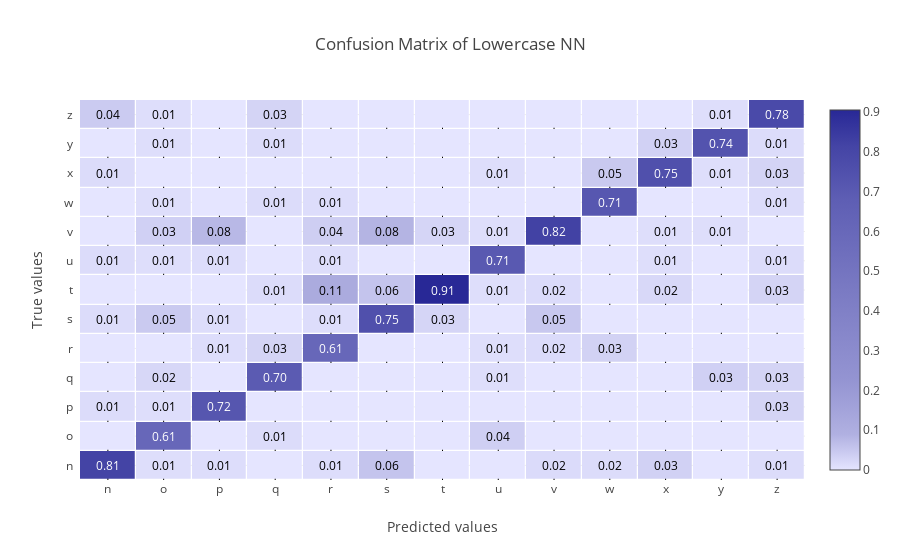
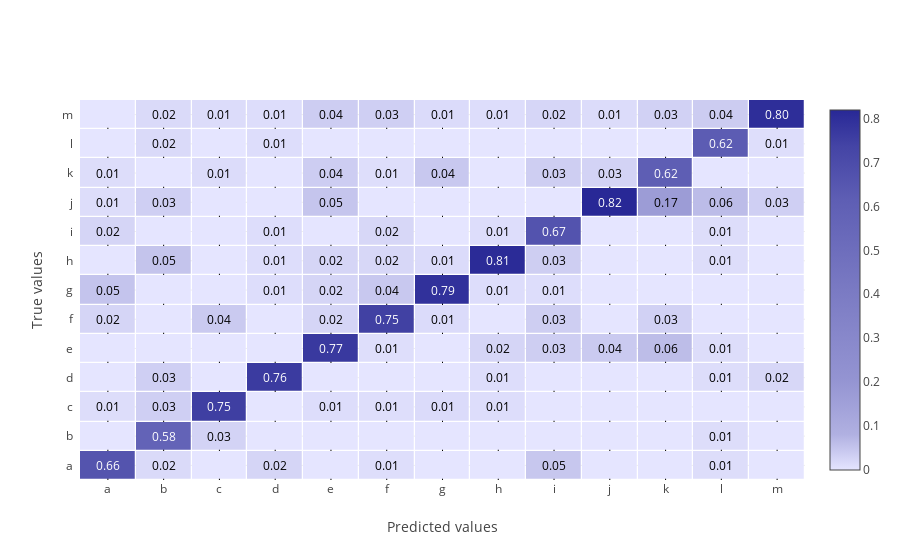

The code cell stored with these charts, in order, in its notebook:
### Code cell
plot_confusion_matrix(lc_confusion_matrix[13:, 13:], lc_labels[13:], title='Confusion Matrix of Lowercase NN')
plot_confusion_matrix(lc_confusion_matrix[:13, :13], lc_labels[:13])

### Figure 1 — Plotly figure (JSON) as saved in the notebook; plotly's stock layout.template omitted (floating-point values rounded to 4 significant figures; data arrays with more than 128 entries replaced by an {"elided": "..."} marker saying what was removed)
{"data": [{"colorbar": {"tickmode": "array"}, "colorscale": [[0, "#e5e5ff"], [0.05, "#cacaf0"], [0.1, "#b0b0e1"], [0.25, "#9494d2"], [0.5, "#7a7ac3"], [0.75, "#5e5eb4"], [0.9, "#4444a5"], [1, "#282896"]], "showscale": true, "type": "heatmap", "x": ["n", "o", "p", "q", "r", "s", "t", "u", "v", "w", "x", "y", "z"], "xgap": 1.25, "y": ["n", "o", "p", "q", "r", "s", "t", "u", "v", "w", "x", "y", "z"], "ygap": 1.25, "z": {"elided": "13x13 float values"}}], "layout": {"annotations": [{"font": {"color": "#FFFFFF"}, "showarrow": false, "text": "0.81", "x": "n", "xref": "x1", "y": "n", "yref": "y1"}, {"font": {"color": "#000000"}, "showarrow": false, "text": "0.01", "x": "o", "xref": "x1", "y": "n", "yref": "y1"}, {"font": {"color": "#000000"}, "showarrow": false, "text": "0.01", "x": "p", "xref": "x1", "y": "n", "yref": "y1"}, {"font": {"color": "#000000"}, "showarrow": false, "text": "", "x": "q", "xref": "x1", "y": "n", "yref": "y1"}, {"font": {"color": "#000000"}, "showarrow": false, "text": "0.01", "x": "r", "xref": "x1", "y": "n", "yref": "y1"}, {"font": {"color": "#000000"}, "showarrow": false, "text": "0.06", "x": "s", "xref": "x1", "y": "n", "yref": "y1"}, {"font": {"color": "#000000"}, "showarrow": false, "text": "", "x": "t", "xref": "x1", "y": "n", "yref": "y1"}, {"font": {"color": "#000000"}, "showarrow": false, "text": "", "x": "u", "xref": "x1", "y": "n", "yref": "y1"}, {"font": {"color": "#000000"}, "showarrow": false, "text": "0.02", "x": "v", "xref": "x1", "y": "n", "yref": "y1"}, {"font": {"color": "#000000"}, "showarrow": false, "text": "0.02", "x": "w", "xref": "x1", "y": "n", "yref": "y1"}, {"font": {"color": "#000000"}, "showarrow": false, "text": "0.03", "x": "x", "xref": "x1", "y": "n", "yref": "y1"}, {"font": {"color": "#000000"}, "showarrow": false, "text": "", "x": "y", "xref": "x1", "y": "n", "yref": "y1"}, {"font": {"color": "#000000"}, "showarrow": false, "text": "0.01", "x": "z", "xref": "x1", "y": "n", "yref": "y1"}, {"font": {"color": "#000000"}, "showarrow": false, "text": "", "x": "n", "xref": "x1", "y": "o", "yref": "y1"}, {"font": {"color": "#FFFFFF"}, "showarrow": false, "text": "0.61", "x": "o", "xref": "x1", "y": "o", "yref": "y1"}, {"font": {"color": "#000000"}, "showarrow": false, "text": "", "x": "p", "xref": "x1", "y": "o", "yref": "y1"}, {"font": {"color": "#000000"}, "showarrow": false, "text": "0.01", "x": "q", "xref": "x1", "y": "o", "yref": "y1"}, {"font": {"color": "#000000"}, "showarrow": false, "text": "", "x": "r", "xref": "x1", "y": "o", "yref": "y1"}, {"font": {"color": "#000000"}, "showarrow": false, "text": "", "x": "s", "xref": "x1", "y": "o", "yref": "y1"}, {"font": {"color": "#000000"}, "showarrow": false, "text": "", "x": "t", "xref": "x1", "y": "o", "yref": "y1"}, {"font": {"color": "#000000"}, "showarrow": false, "text": "0.04", "x": "u", "xref": "x1", "y": "o", "yref": "y1"}, {"font": {"color": "#000000"}, "showarrow": false, "text": "", "x": "v", "xref": "x1", "y": "o", "yref": "y1"}, {"font": {"color": "#000000"}, "showarrow": false, "text": "", "x": "w", "xref": "x1", "y": "o", "yref": "y1"}, {"font": {"color": "#000000"}, "showarrow": false, "text": "", "x": "x", "xref": "x1", "y": "o", "yref": "y1"}, {"font": {"color": "#000000"}, "showarrow": false, "text": "", "x": "y", "xref": "x1", "y": "o", "yref": "y1"}, {"font": {"color": "#000000"}, "showarrow": false, "text": "", "x": "z", "xref": "x1", "y": "o", "yref": "y1"}, {"font": {"color": "#000000"}, "showarrow": false, "text": "0.01", "x": "n", "xref": "x1", "y": "p", "yref": "y1"}, {"font": {"color": "#000000"}, "showarrow": false, "text": "0.01", "x": "o", "xref": "x1", "y": "p", "yref": "y1"}, {"font": {"color": "#FFFFFF"}, "showarrow": false, "text": "0.72", "x": "p", "xref": "x1", "y": "p", "yref": "y1"}, {"font": {"color": "#000000"}, "showarrow": false, "text": "", "x": "q", "xref": "x1", "y": "p", "yref": "y1"}, {"font": {"color": "#000000"}, "showarrow": false, "text": "", "x": "r", "xref": "x1", "y": "p", "yref": "y1"}, {"font": {"color": "#000000"}, "showarrow": false, "text": "", "x": "s", "xref": "x1", "y": "p", "yref": "y1"}, {"font": {"color": "#000000"}, "showarrow": false, "text": "", "x": "t", "xref": "x1", "y": "p", "yref": "y1"}, {"font": {"color": "#000000"}, "showarrow": false, "text": "", "x": "u", "xref": "x1", "y": "p", "yref": "y1"}, {"font": {"color": "#000000"}, "showarrow": false, "text": "", "x": "v", "xref": "x1", "y": "p", "yref": "y1"}, {"font": {"color": "#000000"}, "showarrow": false, "text": "", "x": "w", "xref": "x1", "y": "p", "yref": "y1"}, {"font": {"color": "#000000"}, "showarrow": false, "text": "", "x": "x", "xref": "x1", "y": "p", "yref": "y1"}, {"font": {"color": "#000000"}, "showarrow": false, "text": "", "x": "y", "xref": "x1", "y": "p", "yref": "y1"}, {"font": {"color": "#000000"}, "showarrow": false, "text": "0.03", "x": "z", "xref": "x1", "y": "p", "yref": "y1"}, {"font": {"color": "#000000"}, "showarrow": false, "text": "", "x": "n", "xref": "x1", "y": "q", "yref": "y1"}, {"font": {"color": "#000000"}, "showarrow": false, "text": "0.02", "x": "o", "xref": "x1", "y": "q", "yref": "y1"}, {"font": {"color": "#000000"}, "showarrow": false, "text": "", "x": "p", "xref": "x1", "y": "q", "yref": "y1"}, {"font": {"color": "#FFFFFF"}, "showarrow": false, "text": "0.70", "x": "q", "xref": "x1", "y": "q", "yref": "y1"}, {"font": {"color": "#000000"}, "showarrow": false, "text": "", "x": "r", "xref": "x1", "y": "q", "yref": "y1"}, {"font": {"color": "#000000"}, "showarrow": false, "text": "", "x": "s", "xref": "x1", "y": "q", "yref": "y1"}, {"font": {"color": "#000000"}, "showarrow": false, "text": "", "x": "t", "xref": "x1", "y": "q", "yref": "y1"}, {"font": {"color": "#000000"}, "showarrow": false, "text": "0.01", "x": "u", "xref": "x1", "y": "q", "yref": "y1"}, {"font": {"color": "#000000"}, "showarrow": false, "text": "", "x": "v", "xref": "x1", "y": "q", "yref": "y1"}, {"font": {"color": "#000000"}, "showarrow": false, "text": "", "x": "w", "xref": "x1", "y": "q", "yref": "y1"}, {"font": {"color": "#000000"}, "showarrow": false, "text": "", "x": "x", "xref": "x1", "y": "q", "yref": "y1"}, {"font": {"color": "#000000"}, "showarrow": false, "text": "0.03", "x": "y", "xref": "x1", "y": "q", "yref": "y1"}, {"font": {"color": "#000000"}, "showarrow": false, "text": "0.03", "x": "z", "xref": "x1", "y": "q", "yref": "y1"}, {"font": {"color": "#000000"}, "showarrow": false, "text": "", "x": "n", "xref": "x1", "y": "r", "yref": "y1"}, {"font": {"color": "#000000"}, "showarrow": false, "text": "", "x": "o", "xref": "x1", "y": "r", "yref": "y1"}, {"font": {"color": "#000000"}, "showarrow": false, "text": "0.01", "x": "p", "xref": "x1", "y": "r", "yref": "y1"}, {"font": {"color": "#000000"}, "showarrow": false, "text": "0.03", "x": "q", "xref": "x1", "y": "r", "yref": "y1"}, {"font": {"color": "#FFFFFF"}, "showarrow": false, "text": "0.61", "x": "r", "xref": "x1", "y": "r", "yref": "y1"}, {"font": {"color": "#000000"}, "showarrow": false, "text": "", "x": "s", "xref": "x1", "y": "r", "yref": "y1"}, {"font": {"color": "#000000"}, "showarrow": false, "text": "", "x": "t", "xref": "x1", "y": "r", "yref": "y1"}, {"font": {"color": "#000000"}, "showarrow": false, "text": "0.01", "x": "u", "xref": "x1", "y": "r", "yref": "y1"}, {"font": {"color": "#000000"}, "showarrow": false, "text": "0.02", "x": "v", "xref": "x1", "y": "r", "yref": "y1"}, {"font": {"color": "#000000"}, "showarrow": false, "text": "0.03", "x": "w", "xref": "x1", "y": "r", "yref": "y1"}, {"font": {"color": "#000000"}, "showarrow": false, "text": "", "x": "x", "xref": "x1", "y": "r", "yref": "y1"}, {"font": {"color": "#000000"}, "showarrow": false, "text": "", "x": "y", "xref": "x1", "y": "r", "yref": "y1"}, {"font": {"color": "#000000"}, "showarrow": false, "text": "", "x": "z", "xref": "x1", "y": "r", "yref": "y1"}, {"font": {"color": "#000000"}, "showarrow": false, "text": "0.01", "x": "n", "xref": "x1", "y": "s", "yref": "y1"}, {"font": {"color": "#000000"}, "showarrow": false, "text": "0.05", "x": "o", "xref": "x1", "y": "s", "yref": "y1"}, {"font": {"color": "#000000"}, "showarrow": false, "text": "0.01", "x": "p", "xref": "x1", "y": "s", "yref": "y1"}, {"font": {"color": "#000000"}, "showarrow": false, "text": "", "x": "q", "xref": "x1", "y": "s", "yref": "y1"}, {"font": {"color": "#000000"}, "showarrow": false, "text": "0.01", "x": "r", "xref": "x1", "y": "s", "yref": "y1"}, {"font": {"color": "#FFFFFF"}, "showarrow": false, "text": "0.75", "x": "s", "xref": "x1", "y": "s", "yref": "y1"}, {"font": {"color": "#000000"}, "showarrow": false, "text": "0.03", "x": "t", "xref": "x1", "y": "s", "yref": "y1"}, {"font": {"color": "#000000"}, "showarrow": false, "text": "", "x": "u", "xref": "x1", "y": "s", "yref": "y1"}, {"font": {"color": "#000000"}, "showarrow": false, "text": "0.05", "x": "v", "xref": "x1", "y": "s", "yref": "y1"}, {"font": {"color": "#000000"}, "showarrow": false, "text": "", "x": "w", "xref": "x1", "y": "s", "yref": "y1"}, {"font": {"color": "#000000"}, "showarrow": false, "text": "", "x": "x", "xref": "x1", "y": "s", "yref": "y1"}, {"font": {"color": "#000000"}, "showarrow": false, "text": "", "x": "y", "xref": "x1", "y": "s", "yref": "y1"}, {"font": {"color": "#000000"}, "showarrow": false, "text": "", "x": "z", "xref": "x1", "y": "s", "yref": "y1"}, {"font": {"color": "#000000"}, "showarrow": false, "text": "", "x": "n", "xref": "x1", "y": "t", "yref": "y1"}, {"font": {"color": "#000000"}, "showarrow": false, "text": "", "x": "o", "xref": "x1", "y": "t", "yref": "y1"}, {"font": {"color": "#000000"}, "showarrow": false, "text": "", "x": "p", "xref": "x1", "y": "t", "yref": "y1"}, {"font": {"color": "#000000"}, "showarrow": false, "text": "0.01", "x": "q", "xref": "x1", "y": "t", "yref": "y1"}, {"font": {"color": "#000000"}, "showarrow": false, "text": "0.11", "x": "r", "xref": "x1", "y": "t", "yref": "y1"}, {"font": {"color": "#000000"}, "showarrow": false, "text": "0.06", "x": "s", "xref": "x1", "y": "t", "yref": "y1"}, {"font": {"color": "#FFFFFF"}, "showarrow": false, "text": "0.91", "x": "t", "xref": "x1", "y": "t", "yref": "y1"}, {"font": {"color": "#000000"}, "showarrow": false, "text": "0.01", "x": "u", "xref": "x1", "y": "t", "yref": "y1"}, {"font": {"color": "#000000"}, "showarrow": false, "text": "0.02", "x": "v", "xref": "x1", "y": "t", "yref": "y1"}, {"font": {"color": "#000000"}, "showarrow": false, "text": "", "x": "w", "xref": "x1", "y": "t", "yref": "y1"}, {"font": {"color": "#000000"}, "showarrow": false, "text": "0.02", "x": "x", "xref": "x1", "y": "t", "yref": "y1"}, {"font": {"color": "#000000"}, "showarrow": false, "text": "", "x": "y", "xref": "x1", "y": "t", "yref": "y1"}, {"font": {"color": "#000000"}, "showarrow": false, "text": "0.03", "x": "z", "xref": "x1", "y": "t", "yref": "y1"}, {"font": {"color": "#000000"}, "showarrow": false, "text": "0.01", "x": "n", "xref": "x1", "y": "u", "yref": "y1"}, {"font": {"color": "#000000"}, "showarrow": false, "text": "0.01", "x": "o", "xref": "x1", "y": "u", "yref": "y1"}, {"font": {"color": "#000000"}, "showarrow": false, "text": "0.01", "x": "p", "xref": "x1", "y": "u", "yref": "y1"}, {"font": {"color": "#000000"}, "showarrow": false, "text": "", "x": "q", "xref": "x1", "y": "u", "yref": "y1"}, {"font": {"color": "#000000"}, "showarrow": false, "text": "0.01", "x": "r", "xref": "x1", "y": "u", "yref": "y1"}, {"font": {"color": "#000000"}, "showarrow": false, "text": "", "x": "s", "xref": "x1", "y": "u", "yref": "y1"}, {"font": {"color": "#000000"}, "showarrow": false, "text": "", "x": "t", "xref": "x1", "y": "u", "yref": "y1"}, {"font": {"color": "#FFFFFF"}, "showarrow": false, "text": "0.71", "x": "u", "xref": "x1", "y": "u", "yref": "y1"}, {"font": {"color": "#000000"}, "showarrow": false, "text": "", "x": "v", "xref": "x1", "y": "u", "yref": "y1"}, {"font": {"color": "#000000"}, "showarrow": false, "text": "", "x": "w", "xref": "x1", "y": "u", "yref": "y1"}, {"font": {"color": "#000000"}, "showarrow": false, "text": "0.01", "x": "x", "xref": "x1", "y": "u", "yref": "y1"}, {"font": {"color": "#000000"}, "showarrow": false, "text": "", "x": "y", "xref": "x1", "y": "u", "yref": "y1"}, {"font": {"color": "#000000"}, "showarrow": false, "text": "0.01", "x": "z", "xref": "x1", "y": "u", "yref": "y1"}, {"font": {"color": "#000000"}, "showarrow": false, "text": "", "x": "n", "xref": "x1", "y": "v", "yref": "y1"}, {"font": {"color": "#000000"}, "showarrow": false, "text": "0.03", "x": "o", "xref": "x1", "y": "v", "yref": "y1"}, {"font": {"color": "#000000"}, "showarrow": false, "text": "0.08", "x": "p", "xref": "x1", "y": "v", "yref": "y1"}, {"font": {"color": "#000000"}, "showarrow": false, "text": "", "x": "q", "xref": "x1", "y": "v", "yref": "y1"}, {"font": {"color": "#000000"}, "showarrow": false, "text": "0.04", "x": "r", "xref": "x1", "y": "v", "yref": "y1"}, {"font": {"color": "#000000"}, "showarrow": false, "text": "0.08", "x": "s", "xref": "x1", "y": "v", "yref": "y1"}, {"font": {"color": "#000000"}, "showarrow": false, "text": "0.03", "x": "t", "xref": "x1", "y": "v", "yref": "y1"}, {"font": {"color": "#000000"}, "showarrow": false, "text": "0.01", "x": "u", "xref": "x1", "y": "v", "yref": "y1"}, {"font": {"color": "#FFFFFF"}, "showarrow": false, "text": "0.82", "x": "v", "xref": "x1", "y": "v", "yref": "y1"}, {"font": {"color": "#000000"}, "showarrow": false, "text": "", "x": "w", "xref": "x1", "y": "v", "yref": "y1"}, {"font": {"color": "#000000"}, "showarrow": false, "text": "0.01", "x": "x", "xref": "x1", "y": "v", "yref": "y1"}, {"font": {"color": "#000000"}, "showarrow": false, "text": "0.01", "x": "y", "xref": "x1", "y": "v", "yref": "y1"}, {"font": {"color": "#000000"}, "showarrow": false, "text": "", "x": "z", "xref": "x1", "y": "v", "yref": "y1"}, {"font": {"color": "#000000"}, "showarrow": false, "text": "", "x": "n", "xref": "x1", "y": "w", "yref": "y1"}, {"font": {"color": "#000000"}, "showarrow": false, "text": "0.01", "x": "o", "xref": "x1", "y": "w", "yref": "y1"}, {"font": {"color": "#000000"}, "showarrow": false, "text": "", "x": "p", "xref": "x1", "y": "w", "yref": "y1"}, {"font": {"color": "#000000"}, "showarrow": false, "text": "0.01", "x": "q", "xref": "x1", "y": "w", "yref": "y1"}, {"font": {"color": "#000000"}, "showarrow": false, "text": "0.01", "x": "r", "xref": "x1", "y": "w", "yref": "y1"}, {"font": {"color": "#000000"}, "showarrow": false, "text": "", "x": "s", "xref": "x1", "y": "w", "yref": "y1"}, {"font": {"color": "#000000"}, "showarrow": false, "text": "", "x": "t", "xref": "x1", "y": "w", "yref": "y1"}, {"font": {"color": "#000000"}, "showarrow": false, "text": "", "x": "u", "xref": "x1", "y": "w", "yref": "y1"}, {"font": {"color": "#000000"}, "showarrow": false, "text": "", "x": "v", "xref": "x1", "y": "w", "yref": "y1"}, {"font": {"color": "#FFFFFF"}, "showarrow": false, "text": "0.71", "x": "w", "xref": "x1", "y": "w", "yref": "y1"}, {"font": {"color": "#000000"}, "showarrow": false, "text": "", "x": "x", "xref": "x1", "y": "w", "yref": "y1"}, {"font": {"color": "#000000"}, "showarrow": false, "text": "", "x": "y", "xref": "x1", "y": "w", "yref": "y1"}, {"font": {"color": "#000000"}, "showarrow": false, "text": "0.01", "x": "z", "xref": "x1", "y": "w", "yref": "y1"}, {"font": {"color": "#000000"}, "showarrow": false, "text": "0.01", "x": "n", "xref": "x1", "y": "x", "yref": "y1"}, {"font": {"color": "#000000"}, "showarrow": false, "text": "", "x": "o", "xref": "x1", "y": "x", "yref": "y1"}, {"font": {"color": "#000000"}, "showarrow": false, "text": "", "x": "p", "xref": "x1", "y": "x", "yref": "y1"}, {"font": {"color": "#000000"}, "showarrow": false, "text": "", "x": "q", "xref": "x1", "y": "x", "yref": "y1"}, {"font": {"color": "#000000"}, "showarrow": false, "text": "", "x": "r", "xref": "x1", "y": "x", "yref": "y1"}, {"font": {"color": "#000000"}, "showarrow": false, "text": "", "x": "s", "xref": "x1", "y": "x", "yref": "y1"}, {"font": {"color": "#000000"}, "showarrow": false, "text": "", "x": "t", "xref": "x1", "y": "x", "yref": "y1"}, {"font": {"color": "#000000"}, "showarrow": false, "text": "0.01", "x": "u", "xref": "x1", "y": "x", "yref": "y1"}, {"font": {"color": "#000000"}, "showarrow": false, "text": "", "x": "v", "xref": "x1", "y": "x", "yref": "y1"}, {"font": {"color": "#000000"}, "showarrow": false, "text": "0.05", "x": "w", "xref": "x1", "y": "x", "yref": "y1"}, {"font": {"color": "#FFFFFF"}, "showarrow": false, "text": "0.75", "x": "x", "xref": "x1", "y": "x", "yref": "y1"}, {"font": {"color": "#000000"}, "showarrow": false, "text": "0.01", "x": "y", "xref": "x1", "y": "x", "yref": "y1"}, {"font": {"color": "#000000"}, "showarrow": false, "text": "0.03", "x": "z", "xref": "x1", "y": "x", "yref": "y1"}, {"font": {"color": "#000000"}, "showarrow": false, "text": "", "x": "n", "xref": "x1", "y": "y", "yref": "y1"}, {"font": {"color": "#000000"}, "showarrow": false, "text": "0.01", "x": "o", "xref": "x1", "y": "y", "yref": "y1"}, {"font": {"color": "#000000"}, "showarrow": false, "text": "", "x": "p", "xref": "x1", "y": "y", "yref": "y1"}, {"font": {"color": "#000000"}, "showarrow": false, "text": "0.01", "x": "q", "xref": "x1", "y": "y", "yref": "y1"}, {"font": {"color": "#000000"}, "showarrow": false, "text": "", "x": "r", "xref": "x1", "y": "y", "yref": "y1"}, {"font": {"color": "#000000"}, "showarrow": false, "text": "", "x": "s", "xref": "x1", "y": "y", "yref": "y1"}, {"font": {"color": "#000000"}, "showarrow": false, "text": "", "x": "t", "xref": "x1", "y": "y", "yref": "y1"}, {"font": {"color": "#000000"}, "showarrow": false, "text": "", "x": "u", "xref": "x1", "y": "y", "yref": "y1"}, {"font": {"color": "#000000"}, "showarrow": false, "text": "", "x": "v", "xref": "x1", "y": "y", "yref": "y1"}, {"font": {"color": "#000000"}, "showarrow": false, "text": "", "x": "w", "xref": "x1", "y": "y", "yref": "y1"}, {"font": {"color": "#000000"}, "showarrow": false, "text": "0.03", "x": "x", "xref": "x1", "y": "y", "yref": "y1"}, {"font": {"color": "#FFFFFF"}, "showarrow": false, "text": "0.74", "x": "y", "xref": "x1", "y": "y", "yref": "y1"}, {"font": {"color": "#000000"}, "showarrow": false, "text": "0.01", "x": "z", "xref": "x1", "y": "y", "yref": "y1"}, {"font": {"color": "#000000"}, "showarrow": false, "text": "0.04", "x": "n", "xref": "x1", "y": "z", "yref": "y1"}, {"font": {"color": "#000000"}, "showarrow": false, "text": "0.01", "x": "o", "xref": "x1", "y": "z", "yref": "y1"}, {"font": {"color": "#000000"}, "showarrow": false, "text": "", "x": "p", "xref": "x1", "y": "z", "yref": "y1"}, {"font": {"color": "#000000"}, "showarrow": false, "text": "0.03", "x": "q", "xref": "x1", "y": "z", "yref": "y1"}, {"font": {"color": "#000000"}, "showarrow": false, "text": "", "x": "r", "xref": "x1", "y": "z", "yref": "y1"}, {"font": {"color": "#000000"}, "showarrow": false, "text": "", "x": "s", "xref": "x1", "y": "z", "yref": "y1"}, {"font": {"color": "#000000"}, "showarrow": false, "text": "", "x": "t", "xref": "x1", "y": "z", "yref": "y1"}, {"font": {"color": "#000000"}, "showarrow": false, "text": "", "x": "u", "xref": "x1", "y": "z", "yref": "y1"}, {"font": {"color": "#000000"}, "showarrow": false, "text": "", "x": "v", "xref": "x1", "y": "z", "yref": "y1"}, {"font": {"color": "#000000"}, "showarrow": false, "text": "", "x": "w", "xref": "x1", "y": "z", "yref": "y1"}, {"font": {"color": "#000000"}, "showarrow": false, "text": "", "x": "x", "xref": "x1", "y": "z", "yref": "y1"}, {"font": {"color": "#000000"}, "showarrow": false, "text": "0.01", "x": "y", "xref": "x1", "y": "z", "yref": "y1"}, {"font": {"color": "#FFFFFF"}, "showarrow": false, "text": "0.78", "x": "z", "xref": "x1", "y": "z", "yref": "y1"}], "title": "Confusion Matrix of Lowercase NN", "xaxis": {"dtick": 1, "gridcolor": "rgb(0, 0, 0)", "side": "bottom", "ticks": "", "title": "Predicted values"}, "yaxis": {"anchor": "bottom", "dtick": 1, "ticks": "", "ticksuffix": "  ", "title": "True values"}}}

### Figure 2 — Plotly figure (JSON) as saved in the notebook; plotly's stock layout.template omitted (floating-point values rounded to 4 significant figures; data arrays with more than 128 entries replaced by an {"elided": "..."} marker saying what was removed)
{"data": [{"colorbar": {"tickmode": "array"}, "colorscale": [[0, "#e5e5ff"], [0.05, "#cacaf0"], [0.1, "#b0b0e1"], [0.25, "#9494d2"], [0.5, "#7a7ac3"], [0.75, "#5e5eb4"], [0.9, "#4444a5"], [1, "#282896"]], "showscale": true, "type": "heatmap", "x": ["a", "b", "c", "d", "e", "f", "g", "h", "i", "j", "k", "l", "m"], "xgap": 1.25, "y": ["a", "b", "c", "d", "e", "f", "g", "h", "i", "j", "k", "l", "m"], "ygap": 1.25, "z": {"elided": "13x13 float values"}}], "layout": {"annotations": [{"font": {"color": "#FFFFFF"}, "showarrow": false, "text": "0.66", "x": "a", "xref": "x1", "y": "a", "yref": "y1"}, {"font": {"color": "#000000"}, "showarrow": false, "text": "0.02", "x": "b", "xref": "x1", "y": "a", "yref": "y1"}, {"font": {"color": "#000000"}, "showarrow": false, "text": "", "x": "c", "xref": "x1", "y": "a", "yref": "y1"}, {"font": {"color": "#000000"}, "showarrow": false, "text": "0.02", "x": "d", "xref": "x1", "y": "a", "yref": "y1"}, {"font": {"color": "#000000"}, "showarrow": false, "text": "", "x": "e", "xref": "x1", "y": "a", "yref": "y1"}, {"font": {"color": "#000000"}, "showarrow": false, "text": "0.01", "x": "f", "xref": "x1", "y": "a", "yref": "y1"}, {"font": {"color": "#000000"}, "showarrow": false, "text": "", "x": "g", "xref": "x1", "y": "a", "yref": "y1"}, {"font": {"color": "#000000"}, "showarrow": false, "text": "", "x": "h", "xref": "x1", "y": "a", "yref": "y1"}, {"font": {"color": "#000000"}, "showarrow": false, "text": "0.05", "x": "i", "xref": "x1", "y": "a", "yref": "y1"}, {"font": {"color": "#000000"}, "showarrow": false, "text": "", "x": "j", "xref": "x1", "y": "a", "yref": "y1"}, {"font": {"color": "#000000"}, "showarrow": false, "text": "", "x": "k", "xref": "x1", "y": "a", "yref": "y1"}, {"font": {"color": "#000000"}, "showarrow": false, "text": "0.01", "x": "l", "xref": "x1", "y": "a", "yref": "y1"}, {"font": {"color": "#000000"}, "showarrow": false, "text": "", "x": "m", "xref": "x1", "y": "a", "yref": "y1"}, {"font": {"color": "#000000"}, "showarrow": false, "text": "", "x": "a", "xref": "x1", "y": "b", "yref": "y1"}, {"font": {"color": "#FFFFFF"}, "showarrow": false, "text": "0.58", "x": "b", "xref": "x1", "y": "b", "yref": "y1"}, {"font": {"color": "#000000"}, "showarrow": false, "text": "0.03", "x": "c", "xref": "x1", "y": "b", "yref": "y1"}, {"font": {"color": "#000000"}, "showarrow": false, "text": "", "x": "d", "xref": "x1", "y": "b", "yref": "y1"}, {"font": {"color": "#000000"}, "showarrow": false, "text": "", "x": "e", "xref": "x1", "y": "b", "yref": "y1"}, {"font": {"color": "#000000"}, "showarrow": false, "text": "", "x": "f", "xref": "x1", "y": "b", "yref": "y1"}, {"font": {"color": "#000000"}, "showarrow": false, "text": "", "x": "g", "xref": "x1", "y": "b", "yref": "y1"}, {"font": {"color": "#000000"}, "showarrow": false, "text": "", "x": "h", "xref": "x1", "y": "b", "yref": "y1"}, {"font": {"color": "#000000"}, "showarrow": false, "text": "", "x": "i", "xref": "x1", "y": "b", "yref": "y1"}, {"font": {"color": "#000000"}, "showarrow": false, "text": "", "x": "j", "xref": "x1", "y": "b", "yref": "y1"}, {"font": {"color": "#000000"}, "showarrow": false, "text": "", "x": "k", "xref": "x1", "y": "b", "yref": "y1"}, {"font": {"color": "#000000"}, "showarrow": false, "text": "0.01", "x": "l", "xref": "x1", "y": "b", "yref": "y1"}, {"font": {"color": "#000000"}, "showarrow": false, "text": "", "x": "m", "xref": "x1", "y": "b", "yref": "y1"}, {"font": {"color": "#000000"}, "showarrow": false, "text": "0.01", "x": "a", "xref": "x1", "y": "c", "yref": "y1"}, {"font": {"color": "#000000"}, "showarrow": false, "text": "0.03", "x": "b", "xref": "x1", "y": "c", "yref": "y1"}, {"font": {"color": "#FFFFFF"}, "showarrow": false, "text": "0.75", "x": "c", "xref": "x1", "y": "c", "yref": "y1"}, {"font": {"color": "#000000"}, "showarrow": false, "text": "", "x": "d", "xref": "x1", "y": "c", "yref": "y1"}, {"font": {"color": "#000000"}, "showarrow": false, "text": "0.01", "x": "e", "xref": "x1", "y": "c", "yref": "y1"}, {"font": {"color": "#000000"}, "showarrow": false, "text": "0.01", "x": "f", "xref": "x1", "y": "c", "yref": "y1"}, {"font": {"color": "#000000"}, "showarrow": false, "text": "0.01", "x": "g", "xref": "x1", "y": "c", "yref": "y1"}, {"font": {"color": "#000000"}, "showarrow": false, "text": "0.01", "x": "h", "xref": "x1", "y": "c", "yref": "y1"}, {"font": {"color": "#000000"}, "showarrow": false, "text": "", "x": "i", "xref": "x1", "y": "c", "yref": "y1"}, {"font": {"color": "#000000"}, "showarrow": false, "text": "", "x": "j", "xref": "x1", "y": "c", "yref": "y1"}, {"font": {"color": "#000000"}, "showarrow": false, "text": "", "x": "k", "xref": "x1", "y": "c", "yref": "y1"}, {"font": {"color": "#000000"}, "showarrow": false, "text": "", "x": "l", "xref": "x1", "y": "c", "yref": "y1"}, {"font": {"color": "#000000"}, "showarrow": false, "text": "", "x": "m", "xref": "x1", "y": "c", "yref": "y1"}, {"font": {"color": "#000000"}, "showarrow": false, "text": "", "x": "a", "xref": "x1", "y": "d", "yref": "y1"}, {"font": {"color": "#000000"}, "showarrow": false, "text": "0.03", "x": "b", "xref": "x1", "y": "d", "yref": "y1"}, {"font": {"color": "#000000"}, "showarrow": false, "text": "", "x": "c", "xref": "x1", "y": "d", "yref": "y1"}, {"font": {"color": "#FFFFFF"}, "showarrow": false, "text": "0.76", "x": "d", "xref": "x1", "y": "d", "yref": "y1"}, {"font": {"color": "#000000"}, "showarrow": false, "text": "", "x": "e", "xref": "x1", "y": "d", "yref": "y1"}, {"font": {"color": "#000000"}, "showarrow": false, "text": "", "x": "f", "xref": "x1", "y": "d", "yref": "y1"}, {"font": {"color": "#000000"}, "showarrow": false, "text": "", "x": "g", "xref": "x1", "y": "d", "yref": "y1"}, {"font": {"color": "#000000"}, "showarrow": false, "text": "0.01", "x": "h", "xref": "x1", "y": "d", "yref": "y1"}, {"font": {"color": "#000000"}, "showarrow": false, "text": "", "x": "i", "xref": "x1", "y": "d", "yref": "y1"}, {"font": {"color": "#000000"}, "showarrow": false, "text": "", "x": "j", "xref": "x1", "y": "d", "yref": "y1"}, {"font": {"color": "#000000"}, "showarrow": false, "text": "", "x": "k", "xref": "x1", "y": "d", "yref": "y1"}, {"font": {"color": "#000000"}, "showarrow": false, "text": "0.01", "x": "l", "xref": "x1", "y": "d", "yref": "y1"}, {"font": {"color": "#000000"}, "showarrow": false, "text": "0.02", "x": "m", "xref": "x1", "y": "d", "yref": "y1"}, {"font": {"color": "#000000"}, "showarrow": false, "text": "", "x": "a", "xref": "x1", "y": "e", "yref": "y1"}, {"font": {"color": "#000000"}, "showarrow": false, "text": "", "x": "b", "xref": "x1", "y": "e", "yref": "y1"}, {"font": {"color": "#000000"}, "showarrow": false, "text": "", "x": "c", "xref": "x1", "y": "e", "yref": "y1"}, {"font": {"color": "#000000"}, "showarrow": false, "text": "", "x": "d", "xref": "x1", "y": "e", "yref": "y1"}, {"font": {"color": "#FFFFFF"}, "showarrow": false, "text": "0.77", "x": "e", "xref": "x1", "y": "e", "yref": "y1"}, {"font": {"color": "#000000"}, "showarrow": false, "text": "0.01", "x": "f", "xref": "x1", "y": "e", "yref": "y1"}, {"font": {"color": "#000000"}, "showarrow": false, "text": "", "x": "g", "xref": "x1", "y": "e", "yref": "y1"}, {"font": {"color": "#000000"}, "showarrow": false, "text": "0.02", "x": "h", "xref": "x1", "y": "e", "yref": "y1"}, {"font": {"color": "#000000"}, "showarrow": false, "text": "0.03", "x": "i", "xref": "x1", "y": "e", "yref": "y1"}, {"font": {"color": "#000000"}, "showarrow": false, "text": "0.04", "x": "j", "xref": "x1", "y": "e", "yref": "y1"}, {"font": {"color": "#000000"}, "showarrow": false, "text": "0.06", "x": "k", "xref": "x1", "y": "e", "yref": "y1"}, {"font": {"color": "#000000"}, "showarrow": false, "text": "0.01", "x": "l", "xref": "x1", "y": "e", "yref": "y1"}, {"font": {"color": "#000000"}, "showarrow": false, "text": "", "x": "m", "xref": "x1", "y": "e", "yref": "y1"}, {"font": {"color": "#000000"}, "showarrow": false, "text": "0.02", "x": "a", "xref": "x1", "y": "f", "yref": "y1"}, {"font": {"color": "#000000"}, "showarrow": false, "text": "", "x": "b", "xref": "x1", "y": "f", "yref": "y1"}, {"font": {"color": "#000000"}, "showarrow": false, "text": "0.04", "x": "c", "xref": "x1", "y": "f", "yref": "y1"}, {"font": {"color": "#000000"}, "showarrow": false, "text": "", "x": "d", "xref": "x1", "y": "f", "yref": "y1"}, {"font": {"color": "#000000"}, "showarrow": false, "text": "0.02", "x": "e", "xref": "x1", "y": "f", "yref": "y1"}, {"font": {"color": "#FFFFFF"}, "showarrow": false, "text": "0.75", "x": "f", "xref": "x1", "y": "f", "yref": "y1"}, {"font": {"color": "#000000"}, "showarrow": false, "text": "0.01", "x": "g", "xref": "x1", "y": "f", "yref": "y1"}, {"font": {"color": "#000000"}, "showarrow": false, "text": "", "x": "h", "xref": "x1", "y": "f", "yref": "y1"}, {"font": {"color": "#000000"}, "showarrow": false, "text": "0.03", "x": "i", "xref": "x1", "y": "f", "yref": "y1"}, {"font": {"color": "#000000"}, "showarrow": false, "text": "", "x": "j", "xref": "x1", "y": "f", "yref": "y1"}, {"font": {"color": "#000000"}, "showarrow": false, "text": "0.03", "x": "k", "xref": "x1", "y": "f", "yref": "y1"}, {"font": {"color": "#000000"}, "showarrow": false, "text": "", "x": "l", "xref": "x1", "y": "f", "yref": "y1"}, {"font": {"color": "#000000"}, "showarrow": false, "text": "", "x": "m", "xref": "x1", "y": "f", "yref": "y1"}, {"font": {"color": "#000000"}, "showarrow": false, "text": "0.05", "x": "a", "xref": "x1", "y": "g", "yref": "y1"}, {"font": {"color": "#000000"}, "showarrow": false, "text": "", "x": "b", "xref": "x1", "y": "g", "yref": "y1"}, {"font": {"color": "#000000"}, "showarrow": false, "text": "", "x": "c", "xref": "x1", "y": "g", "yref": "y1"}, {"font": {"color": "#000000"}, "showarrow": false, "text": "0.01", "x": "d", "xref": "x1", "y": "g", "yref": "y1"}, {"font": {"color": "#000000"}, "showarrow": false, "text": "0.02", "x": "e", "xref": "x1", "y": "g", "yref": "y1"}, {"font": {"color": "#000000"}, "showarrow": false, "text": "0.04", "x": "f", "xref": "x1", "y": "g", "yref": "y1"}, {"font": {"color": "#FFFFFF"}, "showarrow": false, "text": "0.79", "x": "g", "xref": "x1", "y": "g", "yref": "y1"}, {"font": {"color": "#000000"}, "showarrow": false, "text": "0.01", "x": "h", "xref": "x1", "y": "g", "yref": "y1"}, {"font": {"color": "#000000"}, "showarrow": false, "text": "0.01", "x": "i", "xref": "x1", "y": "g", "yref": "y1"}, {"font": {"color": "#000000"}, "showarrow": false, "text": "", "x": "j", "xref": "x1", "y": "g", "yref": "y1"}, {"font": {"color": "#000000"}, "showarrow": false, "text": "", "x": "k", "xref": "x1", "y": "g", "yref": "y1"}, {"font": {"color": "#000000"}, "showarrow": false, "text": "", "x": "l", "xref": "x1", "y": "g", "yref": "y1"}, {"font": {"color": "#000000"}, "showarrow": false, "text": "", "x": "m", "xref": "x1", "y": "g", "yref": "y1"}, {"font": {"color": "#000000"}, "showarrow": false, "text": "", "x": "a", "xref": "x1", "y": "h", "yref": "y1"}, {"font": {"color": "#000000"}, "showarrow": false, "text": "0.05", "x": "b", "xref": "x1", "y": "h", "yref": "y1"}, {"font": {"color": "#000000"}, "showarrow": false, "text": "", "x": "c", "xref": "x1", "y": "h", "yref": "y1"}, {"font": {"color": "#000000"}, "showarrow": false, "text": "0.01", "x": "d", "xref": "x1", "y": "h", "yref": "y1"}, {"font": {"color": "#000000"}, "showarrow": false, "text": "0.02", "x": "e", "xref": "x1", "y": "h", "yref": "y1"}, {"font": {"color": "#000000"}, "showarrow": false, "text": "0.02", "x": "f", "xref": "x1", "y": "h", "yref": "y1"}, {"font": {"color": "#000000"}, "showarrow": false, "text": "0.01", "x": "g", "xref": "x1", "y": "h", "yref": "y1"}, {"font": {"color": "#FFFFFF"}, "showarrow": false, "text": "0.81", "x": "h", "xref": "x1", "y": "h", "yref": "y1"}, {"font": {"color": "#000000"}, "showarrow": false, "text": "0.03", "x": "i", "xref": "x1", "y": "h", "yref": "y1"}, {"font": {"color": "#000000"}, "showarrow": false, "text": "", "x": "j", "xref": "x1", "y": "h", "yref": "y1"}, {"font": {"color": "#000000"}, "showarrow": false, "text": "", "x": "k", "xref": "x1", "y": "h", "yref": "y1"}, {"font": {"color": "#000000"}, "showarrow": false, "text": "0.01", "x": "l", "xref": "x1", "y": "h", "yref": "y1"}, {"font": {"color": "#000000"}, "showarrow": false, "text": "", "x": "m", "xref": "x1", "y": "h", "yref": "y1"}, {"font": {"color": "#000000"}, "showarrow": false, "text": "0.02", "x": "a", "xref": "x1", "y": "i", "yref": "y1"}, {"font": {"color": "#000000"}, "showarrow": false, "text": "", "x": "b", "xref": "x1", "y": "i", "yref": "y1"}, {"font": {"color": "#000000"}, "showarrow": false, "text": "", "x": "c", "xref": "x1", "y": "i", "yref": "y1"}, {"font": {"color": "#000000"}, "showarrow": false, "text": "0.01", "x": "d", "xref": "x1", "y": "i", "yref": "y1"}, {"font": {"color": "#000000"}, "showarrow": false, "text": "", "x": "e", "xref": "x1", "y": "i", "yref": "y1"}, {"font": {"color": "#000000"}, "showarrow": false, "text": "0.02", "x": "f", "xref": "x1", "y": "i", "yref": "y1"}, {"font": {"color": "#000000"}, "showarrow": false, "text": "", "x": "g", "xref": "x1", "y": "i", "yref": "y1"}, {"font": {"color": "#000000"}, "showarrow": false, "text": "0.01", "x": "h", "xref": "x1", "y": "i", "yref": "y1"}, {"font": {"color": "#FFFFFF"}, "showarrow": false, "text": "0.67", "x": "i", "xref": "x1", "y": "i", "yref": "y1"}, {"font": {"color": "#000000"}, "showarrow": false, "text": "", "x": "j", "xref": "x1", "y": "i", "yref": "y1"}, {"font": {"color": "#000000"}, "showarrow": false, "text": "", "x": "k", "xref": "x1", "y": "i", "yref": "y1"}, {"font": {"color": "#000000"}, "showarrow": false, "text": "0.01", "x": "l", "xref": "x1", "y": "i", "yref": "y1"}, {"font": {"color": "#000000"}, "showarrow": false, "text": "", "x": "m", "xref": "x1", "y": "i", "yref": "y1"}, {"font": {"color": "#000000"}, "showarrow": false, "text": "0.01", "x": "a", "xref": "x1", "y": "j", "yref": "y1"}, {"font": {"color": "#000000"}, "showarrow": false, "text": "0.03", "x": "b", "xref": "x1", "y": "j", "yref": "y1"}, {"font": {"color": "#000000"}, "showarrow": false, "text": "", "x": "c", "xref": "x1", "y": "j", "yref": "y1"}, {"font": {"color": "#000000"}, "showarrow": false, "text": "", "x": "d", "xref": "x1", "y": "j", "yref": "y1"}, {"font": {"color": "#000000"}, "showarrow": false, "text": "0.05", "x": "e", "xref": "x1", "y": "j", "yref": "y1"}, {"font": {"color": "#000000"}, "showarrow": false, "text": "", "x": "f", "xref": "x1", "y": "j", "yref": "y1"}, {"font": {"color": "#000000"}, "showarrow": false, "text": "", "x": "g", "xref": "x1", "y": "j", "yref": "y1"}, {"font": {"color": "#000000"}, "showarrow": false, "text": "", "x": "h", "xref": "x1", "y": "j", "yref": "y1"}, {"font": {"color": "#000000"}, "showarrow": false, "text": "", "x": "i", "xref": "x1", "y": "j", "yref": "y1"}, {"font": {"color": "#FFFFFF"}, "showarrow": false, "text": "0.82", "x": "j", "xref": "x1", "y": "j", "yref": "y1"}, {"font": {"color": "#000000"}, "showarrow": false, "text": "0.17", "x": "k", "xref": "x1", "y": "j", "yref": "y1"}, {"font": {"color": "#000000"}, "showarrow": false, "text": "0.06", "x": "l", "xref": "x1", "y": "j", "yref": "y1"}, {"font": {"color": "#000000"}, "showarrow": false, "text": "0.03", "x": "m", "xref": "x1", "y": "j", "yref": "y1"}, {"font": {"color": "#000000"}, "showarrow": false, "text": "0.01", "x": "a", "xref": "x1", "y": "k", "yref": "y1"}, {"font": {"color": "#000000"}, "showarrow": false, "text": "", "x": "b", "xref": "x1", "y": "k", "yref": "y1"}, {"font": {"color": "#000000"}, "showarrow": false, "text": "0.01", "x": "c", "xref": "x1", "y": "k", "yref": "y1"}, {"font": {"color": "#000000"}, "showarrow": false, "text": "", "x": "d", "xref": "x1", "y": "k", "yref": "y1"}, {"font": {"color": "#000000"}, "showarrow": false, "text": "0.04", "x": "e", "xref": "x1", "y": "k", "yref": "y1"}, {"font": {"color": "#000000"}, "showarrow": false, "text": "0.01", "x": "f", "xref": "x1", "y": "k", "yref": "y1"}, {"font": {"color": "#000000"}, "showarrow": false, "text": "0.04", "x": "g", "xref": "x1", "y": "k", "yref": "y1"}, {"font": {"color": "#000000"}, "showarrow": false, "text": "", "x": "h", "xref": "x1", "y": "k", "yref": "y1"}, {"font": {"color": "#000000"}, "showarrow": false, "text": "0.03", "x": "i", "xref": "x1", "y": "k", "yref": "y1"}, {"font": {"color": "#000000"}, "showarrow": false, "text": "0.03", "x": "j", "xref": "x1", "y": "k", "yref": "y1"}, {"font": {"color": "#FFFFFF"}, "showarrow": false, "text": "0.62", "x": "k", "xref": "x1", "y": "k", "yref": "y1"}, {"font": {"color": "#000000"}, "showarrow": false, "text": "", "x": "l", "xref": "x1", "y": "k", "yref": "y1"}, {"font": {"color": "#000000"}, "showarrow": false, "text": "", "x": "m", "xref": "x1", "y": "k", "yref": "y1"}, {"font": {"color": "#000000"}, "showarrow": false, "text": "", "x": "a", "xref": "x1", "y": "l", "yref": "y1"}, {"font": {"color": "#000000"}, "showarrow": false, "text": "0.02", "x": "b", "xref": "x1", "y": "l", "yref": "y1"}, {"font": {"color": "#000000"}, "showarrow": false, "text": "", "x": "c", "xref": "x1", "y": "l", "yref": "y1"}, {"font": {"color": "#000000"}, "showarrow": false, "text": "0.01", "x": "d", "xref": "x1", "y": "l", "yref": "y1"}, {"font": {"color": "#000000"}, "showarrow": false, "text": "", "x": "e", "xref": "x1", "y": "l", "yref": "y1"}, {"font": {"color": "#000000"}, "showarrow": false, "text": "", "x": "f", "xref": "x1", "y": "l", "yref": "y1"}, {"font": {"color": "#000000"}, "showarrow": false, "text": "", "x": "g", "xref": "x1", "y": "l", "yref": "y1"}, {"font": {"color": "#000000"}, "showarrow": false, "text": "", "x": "h", "xref": "x1", "y": "l", "yref": "y1"}, {"font": {"color": "#000000"}, "showarrow": false, "text": "", "x": "i", "xref": "x1", "y": "l", "yref": "y1"}, {"font": {"color": "#000000"}, "showarrow": false, "text": "", "x": "j", "xref": "x1", "y": "l", "yref": "y1"}, {"font": {"color": "#000000"}, "showarrow": false, "text": "", "x": "k", "xref": "x1", "y": "l", "yref": "y1"}, {"font": {"color": "#FFFFFF"}, "showarrow": false, "text": "0.62", "x": "l", "xref": "x1", "y": "l", "yref": "y1"}, {"font": {"color": "#000000"}, "showarrow": false, "text": "0.01", "x": "m", "xref": "x1", "y": "l", "yref": "y1"}, {"font": {"color": "#000000"}, "showarrow": false, "text": "", "x": "a", "xref": "x1", "y": "m", "yref": "y1"}, {"font": {"color": "#000000"}, "showarrow": false, "text": "0.02", "x": "b", "xref": "x1", "y": "m", "yref": "y1"}, {"font": {"color": "#000000"}, "showarrow": false, "text": "0.01", "x": "c", "xref": "x1", "y": "m", "yref": "y1"}, {"font": {"color": "#000000"}, "showarrow": false, "text": "0.01", "x": "d", "xref": "x1", "y": "m", "yref": "y1"}, {"font": {"color": "#000000"}, "showarrow": false, "text": "0.04", "x": "e", "xref": "x1", "y": "m", "yref": "y1"}, {"font": {"color": "#000000"}, "showarrow": false, "text": "0.03", "x": "f", "xref": "x1", "y": "m", "yref": "y1"}, {"font": {"color": "#000000"}, "showarrow": false, "text": "0.01", "x": "g", "xref": "x1", "y": "m", "yref": "y1"}, {"font": {"color": "#000000"}, "showarrow": false, "text": "0.01", "x": "h", "xref": "x1", "y": "m", "yref": "y1"}, {"font": {"color": "#000000"}, "showarrow": false, "text": "0.02", "x": "i", "xref": "x1", "y": "m", "yref": "y1"}, {"font": {"color": "#000000"}, "showarrow": false, "text": "0.01", "x": "j", "xref": "x1", "y": "m", "yref": "y1"}, {"font": {"color": "#000000"}, "showarrow": false, "text": "0.03", "x": "k", "xref": "x1", "y": "m", "yref": "y1"}, {"font": {"color": "#000000"}, "showarrow": false, "text": "0.04", "x": "l", "xref": "x1", "y": "m", "yref": "y1"}, {"font": {"color": "#FFFFFF"}, "showarrow": false, "text": "0.80", "x": "m", "xref": "x1", "y": "m", "yref": "y1"}], "xaxis": {"dtick": 1, "gridcolor": "rgb(0, 0, 0)", "side": "bottom", "ticks": "", "title": "Predicted values"}, "yaxis": {"anchor": "bottom", "dtick": 1, "ticks": "", "ticksuffix": "  ", "title": "True values"}}}
